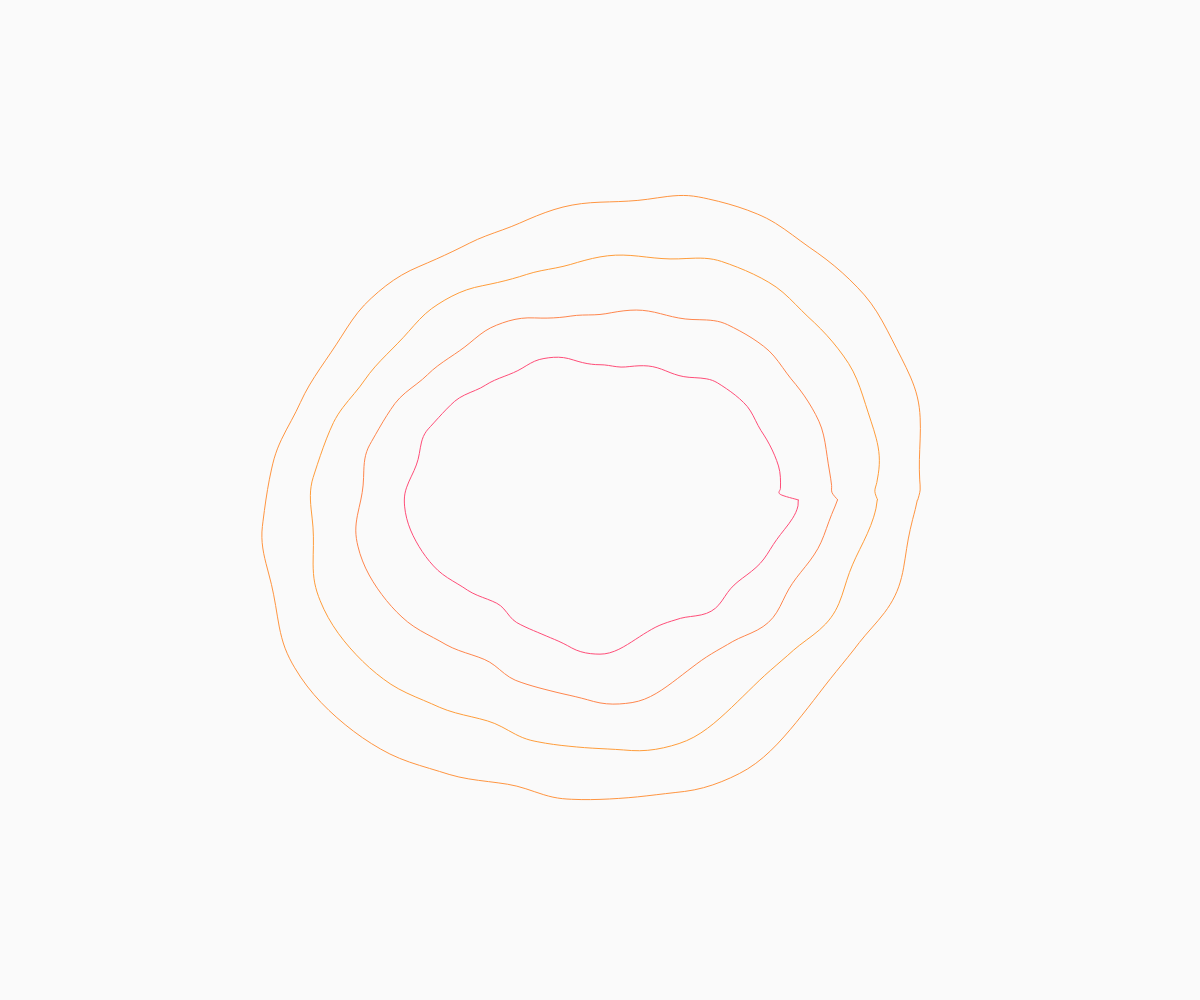
Frame 1 (no input)
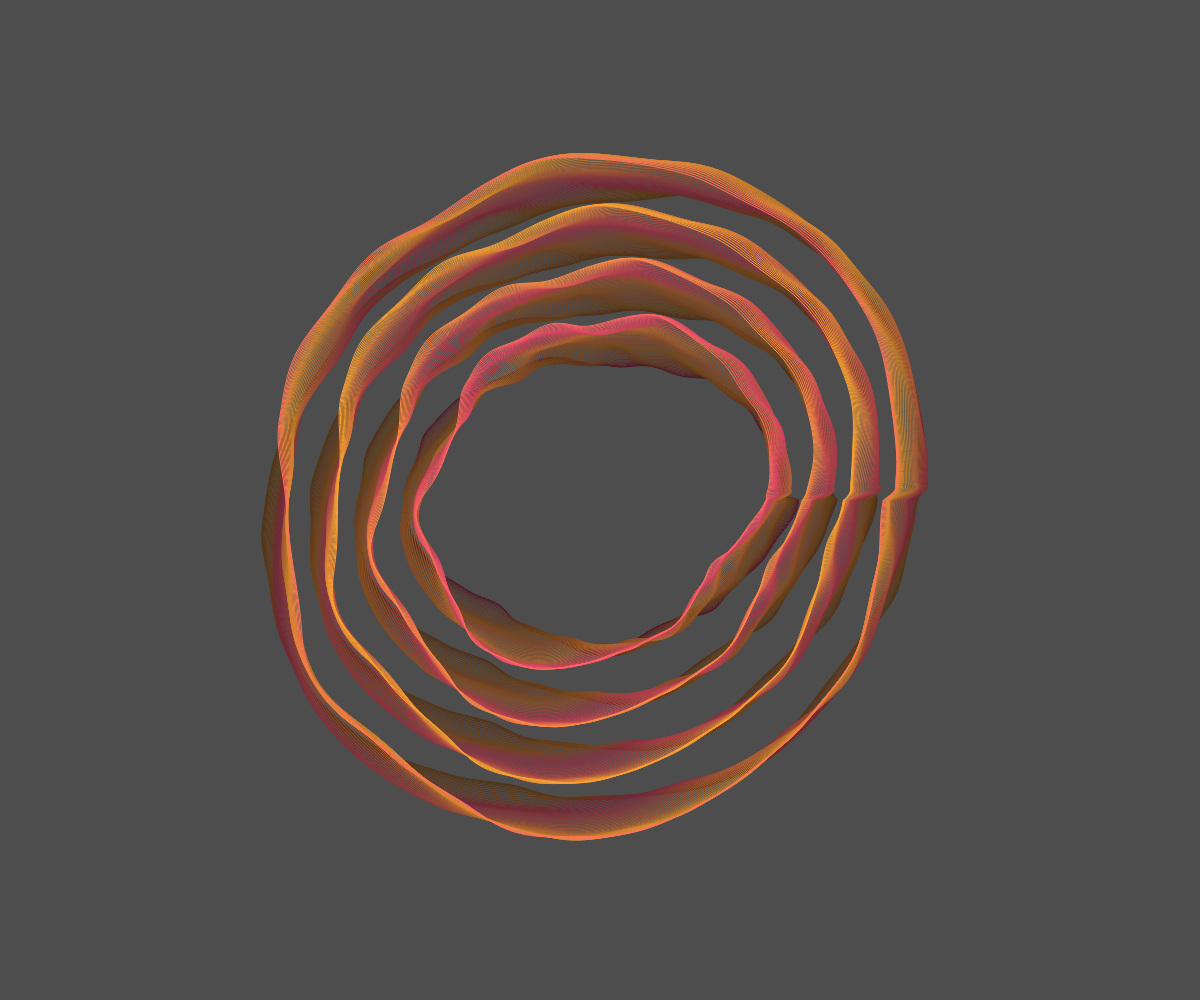
Frame 60 (no input)
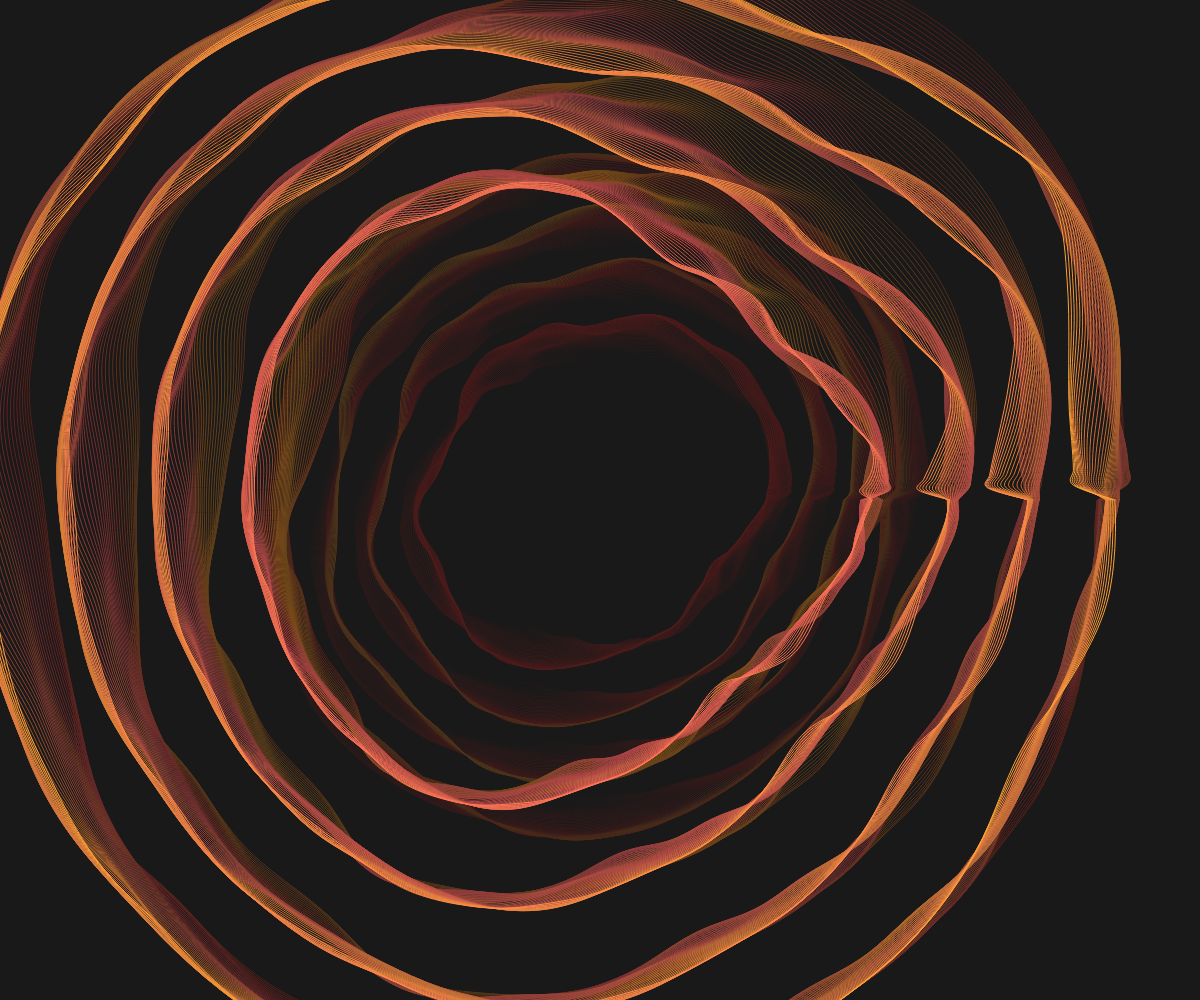
Frame 120 (the mouse pressed at the canvas centre since frame 60)

The p5.js sketch that drew these frames (run headless with seeded random() and noise() and a simulated clock; from frame 60 on, the mouse is pressed at the canvas centre):

// p5.js sketch
// ── sketch.js
let t;

function setup() {
  createCanvas(windowWidth, windowHeight);
  ellipseMode(CENTER);
  background(255);
  noFill();
  t = 0;
}

function draw() {
  background(0, 5);
  translate(width / 2, height / 2);

  for (let j = 0; j < 4; j++) {
    let offset = j * 60;
    let distToMouse = dist(mouseX, mouseY, width / 2, height / 2);
    let influence = map(distToMouse, 0, width / 2, 1.5, 1);
    stroke(
      lerpColor(
        color(255, 234, 0),
        color(255, 0, 179),
        noise(t * 0.04 + j * 0.4)
      )
    );
    beginShape();
    for (let i = 0; i < 200; i++) {
      let ang = map(i, 0, 200, 0, TWO_PI);
      let noiseFactor = noise(i * 0.02 + t * 0.005 + j * 0.1, t * 0.01);
      let rad = (100 + offset + 200 * noiseFactor) * influence;
      let x = rad * cos(ang);
      let y = rad * sin(ang);
      curveVertex(x, y);
    }
    endShape(CLOSE);
  }

  t += 1;
}
